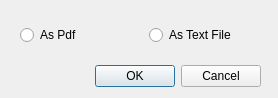
<?xml version="1.0" encoding="UTF-8"?>
<ui version="4.0">
 <class>ExportOption</class>
 <widget class="QDialog" name="ExportOption">
  <property name="geometry">
   <rect>
    <x>0</x>
    <y>0</y>
    <width>278</width>
    <height>98</height>
   </rect>
  </property>
  <property name="windowTitle">
   <string>Dialog</string>
  </property>
  <widget class="QDialogButtonBox" name="buttonBox">
   <property name="geometry">
    <rect>
     <x>-80</x>
     <y>60</y>
     <width>341</width>
     <height>32</height>
    </rect>
   </property>
   <property name="orientation">
    <enum>Qt::Horizontal</enum>
   </property>
   <property name="standardButtons">
    <set>QDialogButtonBox::Cancel|QDialogButtonBox::Ok</set>
   </property>
  </widget>
  <widget class="QWidget" name="">
   <property name="geometry">
    <rect>
     <x>20</x>
     <y>20</y>
     <width>251</width>
     <height>31</height>
    </rect>
   </property>
   <layout class="QHBoxLayout" name="horizontalLayout">
    <item>
     <widget class="QRadioButton" name="radioButton1">
      <property name="text">
       <string>As Pdf</string>
      </property>
      <attribute name="buttonGroup">
       <string>buttonGroup</string>
      </attribute>
     </widget>
    </item>
    <item>
     <widget class="QRadioButton" name="radioButton2">
      <property name="text">
       <string>As Text File</string>
      </property>
      <attribute name="buttonGroup">
       <string>buttonGroup</string>
      </attribute>
     </widget>
    </item>
   </layout>
  </widget>
 </widget>
 <tabstops>
  <tabstop>buttonBox</tabstop>
 </tabstops>
 <resources/>
 <connections>
  <connection>
   <sender>buttonBox</sender>
   <signal>accepted()</signal>
   <receiver>ExportOption</receiver>
   <slot>accept()</slot>
   <hints>
    <hint type="sourcelabel">
     <x>138</x>
     <y>74</y>
    </hint>
    <hint type="destinationlabel">
     <x>157</x>
     <y>97</y>
    </hint>
   </hints>
  </connection>
  <connection>
   <sender>buttonBox</sender>
   <signal>rejected()</signal>
   <receiver>ExportOption</receiver>
   <slot>reject()</slot>
   <hints>
    <hint type="sourcelabel">
     <x>206</x>
     <y>80</y>
    </hint>
    <hint type="destinationlabel">
     <x>277</x>
     <y>97</y>
    </hint>
   </hints>
  </connection>
 </connections>
 <buttongroups>
  <buttongroup name="buttonGroup"/>
 </buttongroups>
</ui>
